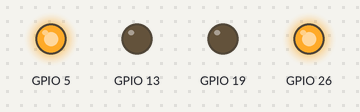
This program was run on a simulated Raspberry Pi (BCM pin numbers). Parts: output pins drawn as LEDs (lit = HIGH). At 84.0 s the program stops and its outputs stay as they are.

Above: at 0.1 s.
At 9.1 s:
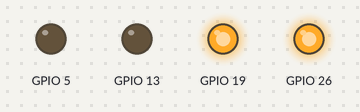
At 18.1 s:
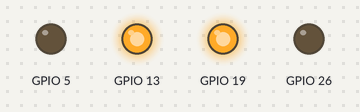
At 39.1 s:
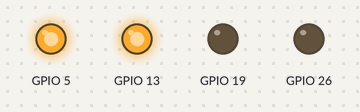
Timing chart, 0 to 40.0 s (numbered marks = the images above):
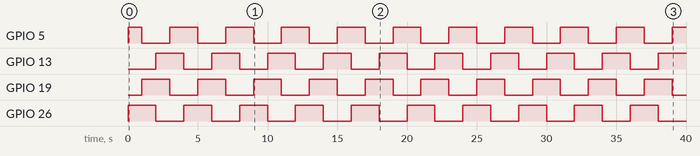

Measured:
- by itself, GPIO 5: repeats every 4.0 s: LOW 2.0 s, HIGH 2.0 s
- by itself, GPIO 13, GPIO 19, GPIO 26: alternates HIGH for 2.0 s and LOW for 2.0 s
- by itself, everything shown: repeats every 4.0 s, in 4 steps

The program:

test.py
```python
import RPi.GPIO as GPIO
import time

GPIO.setmode(GPIO.BCM)

# (digit#)port#    ::    (1)port5, (2)port13, (3)port19, (4)port26
d1 = 5
d2 = 13
d3 = 19
d4 = 26

def set_seq1(a,b,c,d):

    GPIO.output(a, GPIO.HIGH)
    GPIO.output(b, GPIO.LOW)
    GPIO.output(c, GPIO.LOW)
    GPIO.output(d, GPIO.HIGH)
    time.sleep(1)

def set_seq2(a,b,c,d):

    GPIO.output(a, GPIO.LOW)
    GPIO.output(b, GPIO.LOW)
    GPIO.output(c, GPIO.HIGH)
    GPIO.output(d, GPIO.HIGH)
    time.sleep(1)

def set_seq3(a,b,c,d):

    GPIO.output(a, GPIO.LOW)
    GPIO.output(b, GPIO.HIGH)
    GPIO.output(c, GPIO.HIGH)
    GPIO.output(d, GPIO.LOW)
    time.sleep(1)

def set_seq4(a,b,c,d):

    GPIO.output(a, GPIO.HIGH)
    GPIO.output(b, GPIO.HIGH)
    GPIO.output(c, GPIO.LOW)
    GPIO.output(d, GPIO.LOW)
    time.sleep(1)

def setup_ports(a,b,c,d):
    GPIO.setup(a, GPIO.OUT)
    GPIO.setup(b, GPIO.OUT)
    GPIO.setup(c, GPIO.OUT)
    GPIO.setup(d, GPIO.OUT)

def set_low(a,b,c,d):
    GPIO.output(a, GPIO.LOW)
    GPIO.output(b, GPIO.LOW)
    GPIO.output(c, GPIO.LOW)
    GPIO.output(d, GPIO.LOW)

try:
    counter = 0

    setup_ports(d1,d2,d3,d4)

    while counter <= 20:
        set_seq1(d1,d2,d3,d4)
        set_seq2(d1,d2,d3,d4)
        set_seq3(d1,d2,d3,d4)
        set_seq4(d1,d2,d3,d4)
        counter += 1

    set_low(d1,d2,d3,d4)

finally:
    GPIO.cleanup()
```
